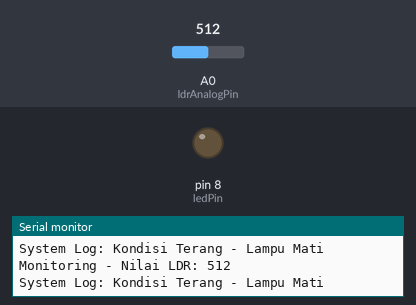
This sketch was run on a simulated Arduino Uno, built for the host (arithmetic inside an expression is 32-bit, double 64-bit). Parts: output pins drawn as LEDs (lit = HIGH), the last lines printed to the serial monitor. The test bench sets the inputs (shaded band); at power-on: A0 (ldrAnalogPin) = 512.

Above: at 1.2 s.
1.3 s: A0 (ldrAnalogPin) set to 585
2.8 s: A0 (ldrAnalogPin) set to 619
At 3.9 s:
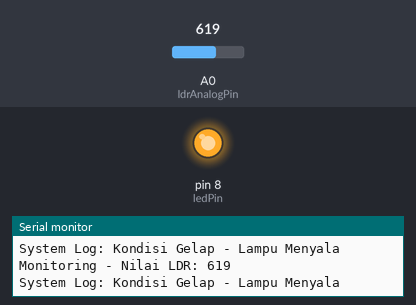
4.4 s: A0 (ldrAnalogPin) set to 590
At 5.6 s:
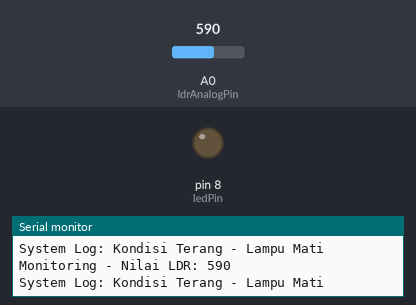
5.9 s: A0 (ldrAnalogPin) set to 610
At 6.3 s:
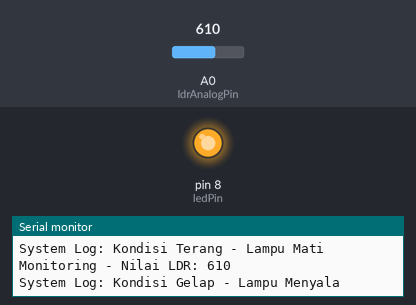
Timing chart, 0 to 8.4 s (numbered marks = the images above; inputs shaded):
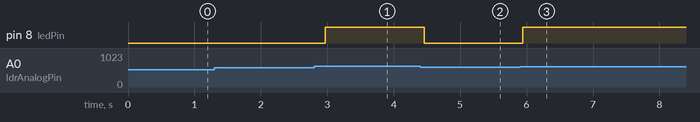

Measured:
- the behaviour switches between 600 and 601 on A0 (ldrAnalogPin) (found by bisection; images 0 and 1)
- after the input at 2.8 s, pin 8 (ledPin): LOW → HIGH after 0.17 s
- after the input at 4.4 s, pin 8 (ledPin): HIGH → LOW after 0.06 s
- after the input at 5.9 s, pin 8 (ledPin): LOW → HIGH at once

The sketch:

rtos.ino
```cpp
#include <Arduino_FreeRTOS.h>
#include <queue.h>

/**
 * Penentuan Pin Komponen
 * Pin A0: Input Analog dari Modul LDR
 * Pin 8 : Output Digital untuk LED
 */
const int ldrAnalogPin = A0;
const int ledPin = 8;

/**
 * Sinkronisasi Antar-Task
 * Menggunakan QueueHandle_t untuk mengirimkan data status cahaya
 * dari Task Pengamat ke Task Eksekutor secara real-time.
 */
QueueHandle_t lightQueue;

// Deklarasi fungsi prototipe Task
void TaskAmatiCahaya(void *pvParameters);
void TaskKontrolLampu(void *pvParameters);

void setup() {
  // Inisialisasi komunikasi serial untuk monitoring sistem
  Serial.begin(9600);

  pinMode(ledPin, OUTPUT);

  // Inisialisasi Queue untuk menampung 1 data berukuran integer
  lightQueue = xQueueCreate(1, sizeof(int));

  // Validasi pembuatan Queue sebelum menjalankan Scheduler
  if (lightQueue != NULL) {
    /**
     * Pembentukan Task RTOS
     * Task 1: Prioritas 1 (Membaca sensor LDR)
     * Task 2: Prioritas 2 (Mengontrol LED - Prioritas lebih tinggi untuk responsivitas)
     */
    xTaskCreate(TaskAmatiCahaya, "BacaLDR", 128, NULL, 1, NULL);
    xTaskCreate(TaskKontrolLampu, "Lampu", 128, NULL, 2, NULL);
  }
}

void loop() {
  // Loop utama dikosongkan karena manajemen tugas dilakukan oleh RTOS Scheduler
}

/**
 * TASK 1: Pengamat Cahaya (Producer)
 * Bertugas membaca nilai analog dari modul LDR secara berkala.
 */
void TaskAmatiCahaya(void *pvParameters) {
  (void) pvParameters;

  for (;;) {
    int nilaiCahaya = analogRead(ldrAnalogPin);

    /**
     * Logika Threshold:
     * Nilai > 600 diidentifikasi sebagai kondisi gelap.
     */
    int statusGelap = (nilaiCahaya > 600) ? 1 : 0;

    Serial.print("Monitoring - Nilai LDR: ");
    Serial.println(nilaiCahaya);

    /**
     * Mengirimkan hasil pembacaan ke Task 2 melalui Queue.
     * Penggunaan portMAX_DELAY memastikan sinkronisasi yang ketat.
     */
    xQueueSend(lightQueue, &statusGelap, portMAX_DELAY);

    // Memberikan jeda waktu sistem sebesar 500ms
    vTaskDelay(500 / portTICK_PERIOD_MS);
  }
}

/**
 * TASK 2: Kontrol Lampu (Consumer)
 * Task ini bekerja secara sinkron dan hanya akan aktif jika menerima data dari Task 1.
 */
void TaskKontrolLampu(void *pvParameters) {
  (void) pvParameters;
  int terimaStatus;

  for (;;) {
    /**
     * xQueueReceive akan membuat task berada dalam kondisi 'Blocked' (diam)
     * sampai terdapat data masuk ke dalam antrean.
     */
    if (xQueueReceive(lightQueue, &terimaStatus, portMAX_DELAY) == pdPASS) {

      if (terimaStatus == 1) {
        digitalWrite(ledPin, HIGH);
        Serial.println("System Log: Kondisi Gelap - Lampu Menyala");
      } else {
        digitalWrite(ledPin, LOW);
        Serial.println("System Log: Kondisi Terang - Lampu Mati");
      }
    }
  }
}
```
